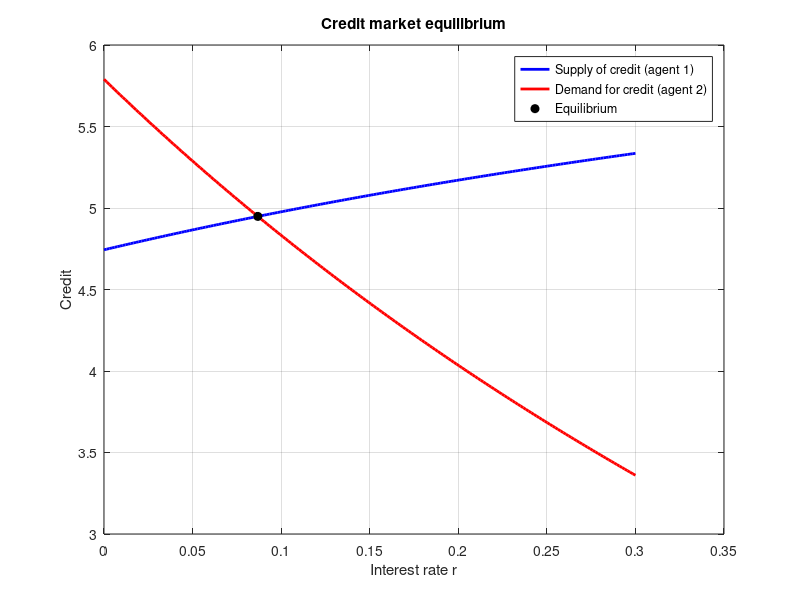

Write MATLAB code to recreate this figure.
% Exercise 1 (a) - agent 1 lender, agent 2 borrower

beta = [0.95; 0.90];
w1   = [15; 10];
w2   = [5; 20];

% Equilibrium interest rate
a = beta.*w1./(1+beta);
b = w2./(1+beta);
r = sum(b)/sum(a) - 1;

% Optimal consumption
c_today    = (w1 + w2./(1+r)) ./ (1+beta);
c_tomorrow = beta./(1+beta) .* ((1+r).*w1 + w2);

% Saving and credit
s      = w1 - c_today;
credit = s(1);
debt   = -s(2);

% Autarky rates
r_aut = b./a - 1;

% Supply and demand of credit
r_grid = linspace(0, 0.3, 200);
supply = a(1) - b(1)./(1+r_grid);          % saving of the lender
demand = -(a(2) - b(2)./(1+r_grid));       % borrowing of the borrower

figure
plot(r_grid, supply, 'b', 'LineWidth', 2)
hold on
plot(r_grid, demand, 'r', 'LineWidth', 2)
plot(r, credit, 'ko', 'MarkerFaceColor', 'k')
xlabel('Interest rate r')
ylabel('Credit')
legend('Supply of credit (agent 1)', 'Demand for credit (agent 2)', 'Equilibrium')
title('Credit market equilibrium')
grid on

% Results
fprintf('r* = %.4f\n', r)
fprintf('Autarky rates: agent 1 = %.4f, agent 2 = %.4f\n', r_aut(1), r_aut(2))
fprintf('Credit supplied by agent 1 = %.4f\n', credit)
fprintf('Debt of agent 2            = %.4f\n', debt)
fprintf('Agent 1: c1 = %.4f, c2 = %.4f\n', c_today(1), c_tomorrow(1))
fprintf('Agent 2: c1 = %.4f, c2 = %.4f\n', c_today(2), c_tomorrow(2))
fprintf('Check, sum of savings = %.2e\n', sum(s))
